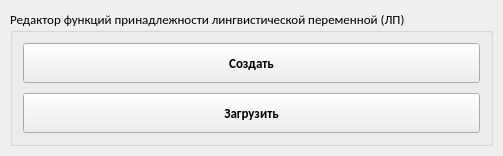
<?xml version="1.0" encoding="UTF-8"?>
<ui version="4.0">
 <class>menu_window</class>
 <widget class="QWidget" name="menu_window">
  <property name="geometry">
   <rect>
    <x>0</x>
    <y>0</y>
    <width>503</width>
    <height>149</height>
   </rect>
  </property>
  <property name="sizePolicy">
   <sizepolicy hsizetype="Preferred" vsizetype="Preferred">
    <horstretch>0</horstretch>
    <verstretch>0</verstretch>
   </sizepolicy>
  </property>
  <property name="maximumSize">
   <size>
    <width>16777215</width>
    <height>16777215</height>
   </size>
  </property>
  <property name="font">
   <font>
    <family>Calibri</family>
    <pointsize>10</pointsize>
   </font>
  </property>
  <property name="windowTitle">
   <string>Меню</string>
  </property>
  <layout class="QHBoxLayout" name="horizontalLayout_2">
   <property name="spacing">
    <number>10</number>
   </property>
   <property name="leftMargin">
    <number>10</number>
   </property>
   <property name="topMargin">
    <number>10</number>
   </property>
   <property name="rightMargin">
    <number>10</number>
   </property>
   <property name="bottomMargin">
    <number>10</number>
   </property>
   <item>
    <layout class="QVBoxLayout" name="verticalLayout_5">
     <property name="spacing">
      <number>10</number>
     </property>
     <item>
      <widget class="QGroupBox" name="groupBox">
       <property name="sizePolicy">
        <sizepolicy hsizetype="Preferred" vsizetype="Preferred">
         <horstretch>0</horstretch>
         <verstretch>0</verstretch>
        </sizepolicy>
       </property>
       <property name="minimumSize">
        <size>
         <width>300</width>
         <height>0</height>
        </size>
       </property>
       <property name="maximumSize">
        <size>
         <width>16777215</width>
         <height>16777215</height>
        </size>
       </property>
       <property name="title">
        <string>Редактор функций принадлежности лингвистической переменной (ЛП)</string>
       </property>
       <layout class="QVBoxLayout" name="verticalLayout">
        <property name="spacing">
         <number>10</number>
        </property>
        <property name="leftMargin">
         <number>10</number>
        </property>
        <property name="topMargin">
         <number>10</number>
        </property>
        <property name="rightMargin">
         <number>10</number>
        </property>
        <property name="bottomMargin">
         <number>10</number>
        </property>
        <item>
         <widget class="QPushButton" name="button_add_lp">
          <property name="minimumSize">
           <size>
            <width>100</width>
            <height>40</height>
           </size>
          </property>
          <property name="font">
           <font>
            <weight>75</weight>
            <bold>true</bold>
           </font>
          </property>
          <property name="cursor">
           <cursorShape>PointingHandCursor</cursorShape>
          </property>
          <property name="text">
           <string>Создать</string>
          </property>
          <property name="iconSize">
           <size>
            <width>24</width>
            <height>24</height>
           </size>
          </property>
         </widget>
        </item>
        <item>
         <widget class="QPushButton" name="button_load_lp">
          <property name="minimumSize">
           <size>
            <width>100</width>
            <height>40</height>
           </size>
          </property>
          <property name="font">
           <font>
            <weight>75</weight>
            <bold>true</bold>
           </font>
          </property>
          <property name="cursor">
           <cursorShape>PointingHandCursor</cursorShape>
          </property>
          <property name="text">
           <string>Загрузить</string>
          </property>
          <property name="iconSize">
           <size>
            <width>24</width>
            <height>24</height>
           </size>
          </property>
         </widget>
        </item>
       </layout>
      </widget>
     </item>
    </layout>
   </item>
  </layout>
 </widget>
 <resources/>
 <connections/>
</ui>
